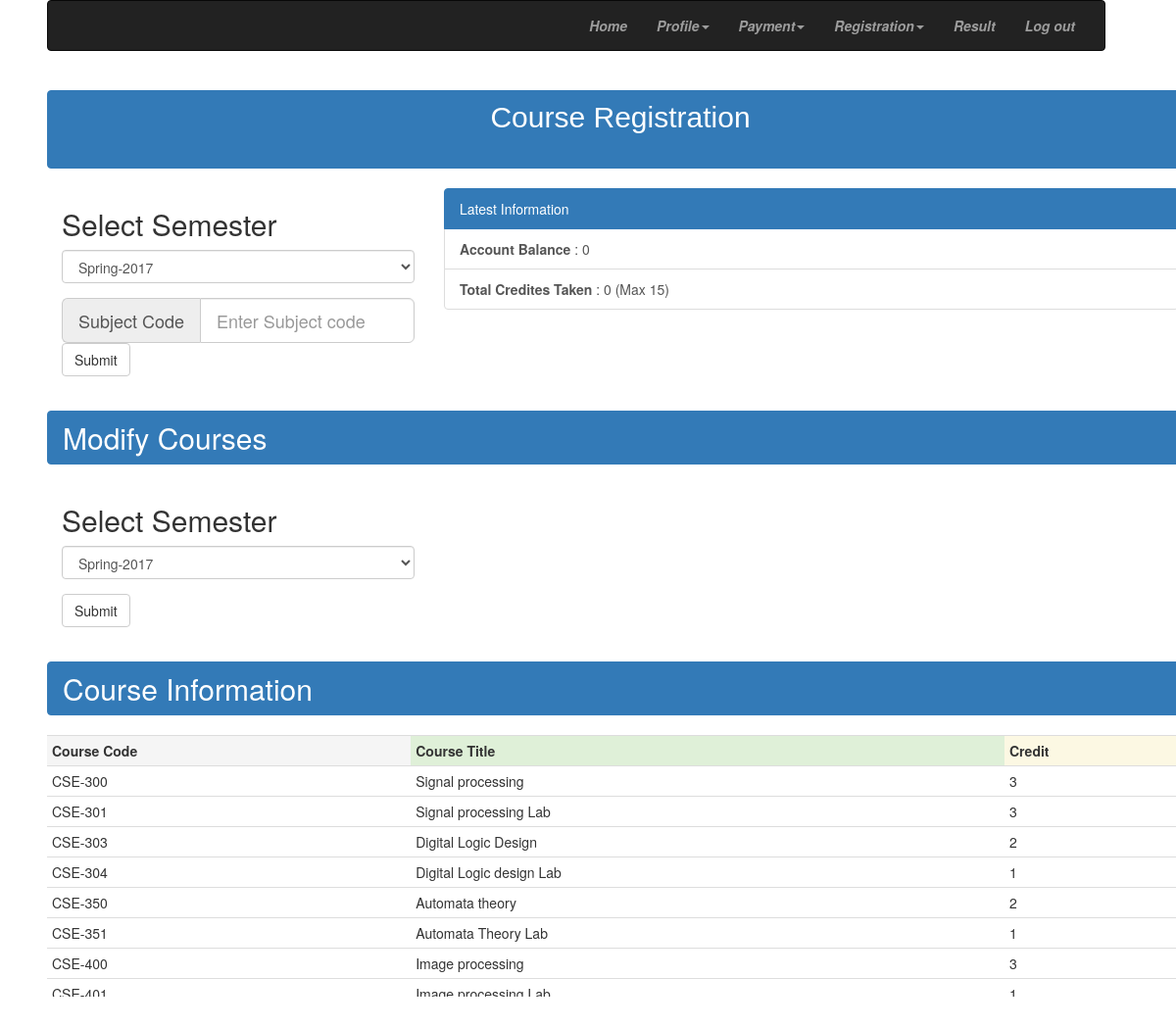
The app's page /courseregi.php (signed in) with its own data.
### tables this page shows
CREATE TABLE `signup` (
  `student_id` varchar(30) DEFAULT NULL,
  `email` varchar(25) DEFAULT NULL,
  `password` varchar(30) DEFAULT NULL,
  `status` varchar(15) DEFAULT NULL,
  `balance` varchar(20) DEFAULT NULL,
  `receiveable` varchar(20) DEFAULT NULL
);

CREATE TABLE `course_info` (
  `id` int(11) NOT NULL,
  `code` varchar(20) DEFAULT NULL,
  `title` varchar(200) DEFAULT NULL,
  `credit` varchar(10) DEFAULT NULL
);

### courseregi.php (the view, shortened to what this page needs)
<?php
require 'db_besic.php';
 $email = $_SESSION["U_email"];
?>
<!DOCTYPE html>
<html>
<head>
  <link  rel="stylesheet" href="bootstrap.min.css"/>
</head>
<body>
<div id="main_body">
<nav class="navbar navbar-inverse">
  <div class="container-fluid ">
<?php
$conn=db_connection();
          mysqli_select_db($conn,"dfd_database");
          $st=mysqli_query($conn,"SELECT * from personal_info_student  where email='$email'");
          $s_up=mysqli_fetch_array($st);
?>
   <div class="navbar-header" >
      <a class="navbar-brand" ><?php echo $s_up[1]." ".$s_up[2]." ".$s_up[3]?></a>
    </div>
    <div class="collapse navbar-collapse" id="bs-example-navbar-collapse-1">
      <ul class="nav navbar-nav  navbar-right">
        <li class="toggle"><a href="home.php"><i><b>Home</b></i><span class="sr-only">(current)</span></a></li>
        <li class="dropdown">
          <a href="#" class="dropdown-toggle" data-toggle="dropdown" role="button" aria-haspopup="true" aria-expanded="false"><i><b>Profile</b></i><span class="caret"></span></a>
        </li>
        <li class="dropdown">
          <a href="#" class="dropdown-toggle" data-toggle="dropdown" role="button" aria-haspopup="true" aria-expanded="false"><i><b>Payment</b></i><span class="caret"></span></a>
        </li>
            <li class="dropdown">
          <a href="#" class="dropdown-toggle" data-toggle="dropdown" role="button" aria-haspopup="true" aria-expanded="false"><i><b>Registration</b></i><span class="caret"></span></a>
        </li>
          <li class="toggle"><a href="result.php"><i><b>Result</b></i><span class="sr-only">(current)</span></a></li>
           <li class="toggle"><a href="logout.php"><i><b>Log out</b></i><span class="sr-only">(current)</span></a></li>
         </ul>
  </div>
  </nav>
<?php
 $conn=db_connection();
          mysqli_select_db($conn,"dfd_database");
          $st=mysqli_query($conn,"SELECT * from signup  where email='$email'");
          $s_up=mysqli_fetch_array($st);
          $receiveable=floatval($s_up[4]);
   $x=0;
     ?>
<div class="container">
<div class="row">
<div class="list-group" >
  <h2 class="list-group-item active " id="list-item-tit">
   Course Registration
  </h2>
</div>
</div>
  <div class="row">
    <div class="col-lg-4 ">
       <form  action="courseregi.php" method="post">
        <h2>Select Semester</h2>
          <div class="form-group ">
            <select type="text" class="form-control" placeholder="Select Semester" aria-describedby="sizing-addon1" name="SelectSemester">
            <option value="spring-2017">Spring-2017</option>
  </select>
  </div>
  <div class="input-group input-group-lg">
  <span class="input-group-addon" id="sizing-addon1">Subject Code</span>
  <input type="text" class="form-control" placeholder="Enter Subject code" aria-describedby="sizing-addon1" name="SubjectCode">
</div>
  <div class="form-group">
  <button type="submit" class="btn btn-default" name="Submit">Submit</button>
  </div>
</form>
    </div>
<div class="col-lg-8">
 <div class="list-group">
  <a  class="list-group-item active">
    Latest Information
  </a>
  <a class="list-group-item"><b>Account Balance </b>: <?php echo $receiveable;?></a>
  <a class="list-group-item"><b> Total Credites Taken </b>: <?php echo $x;?> (Max 15)</a>
</div>
</div>
    </div>
<div class="row">
<div class="list-group" >
  <h2 class="list-group-item active " >
   Modify Courses
  </h2>
</div>
<div class="col-lg-4 ">
       <form  action="courseregi.php" method="get">
        <h2>Select Semester</h2>
          <div class="form-group ">
            <select type="text" class="form-control" placeholder="Select Semester" aria-describedby="sizing-addon1" name="SelectSemester_modify" >
            <option value="spring-2017">Spring-2017</option>
  </select>
  </div>
  <div class="form-group">
  <button type="submit" class="btn btn-default" name="Submit_modify">Submit</button>
  </div>
</form>
    </div>
</div>
<div class="row">
<div class="list-group" >
  <h2 class="list-group-item active " >
   Course Information
  </h2>
</div>
</div>
<div class="row">
  <div class="table-responsive">
<table class="table table-condensed">
<tr>
 <th class="active">Course Code</th>
<th class="success">Course Title</th>
<th class="warning">Credit</th>
</tr>
<?php
          $conn=db_connection();
          mysqli_select_db($conn,"dfd_database");
         $st=mysqli_query($conn,"select * from course_info ");
         while( $row=mysqli_fetch_array($st)){
          echo "
          <tr>
       <td>$row[1]</td>
       <td >$row[2]</td>
          <td >$row[3]</td>
</tr>
          ";
         }
?>
</table>
</div>
</div>
</div>
  </div>
</body>
</html>

### db_besic.php (shortened to what this page needs)
<!DOCTYPE html>
<html>
<head>
	<link  rel="stylesheet" href="sweetalert2.min.css"/>
	<link  rel="stylesheet" href="sweetalert2.css"/>
</head>
<body>
</body>
</html>

### courseregi.php (style rules this page uses)
#main_body { width: 90%; height: auto; position: absolute; left: 4%; }
#list-item-tit { text-align: center; height: 80px; font-family: 'oswald',sans-serif; }

### records on screen
signup: balance "0"
course_info: code "CSE-300", title "Signal processing", credit "3"
course_info: code "CSE-301", title "Signal processing Lab", credit "3"
course_info: code "CSE-303", title "Digital Logic Design", credit "2"
course_info: code "CSE-304", title "Digital Logic design Lab", credit "1"
course_info: code "CSE-350", title "Automata theory", credit "2"
course_info: code "CSE-351", title "Automata Theory Lab", credit "1"
course_info: code "CSE-400", title "Image processing", credit "3"
course_info: code "CSE-401", title "Image processing Lab", credit "1"

### other values on screen
$x "0"
